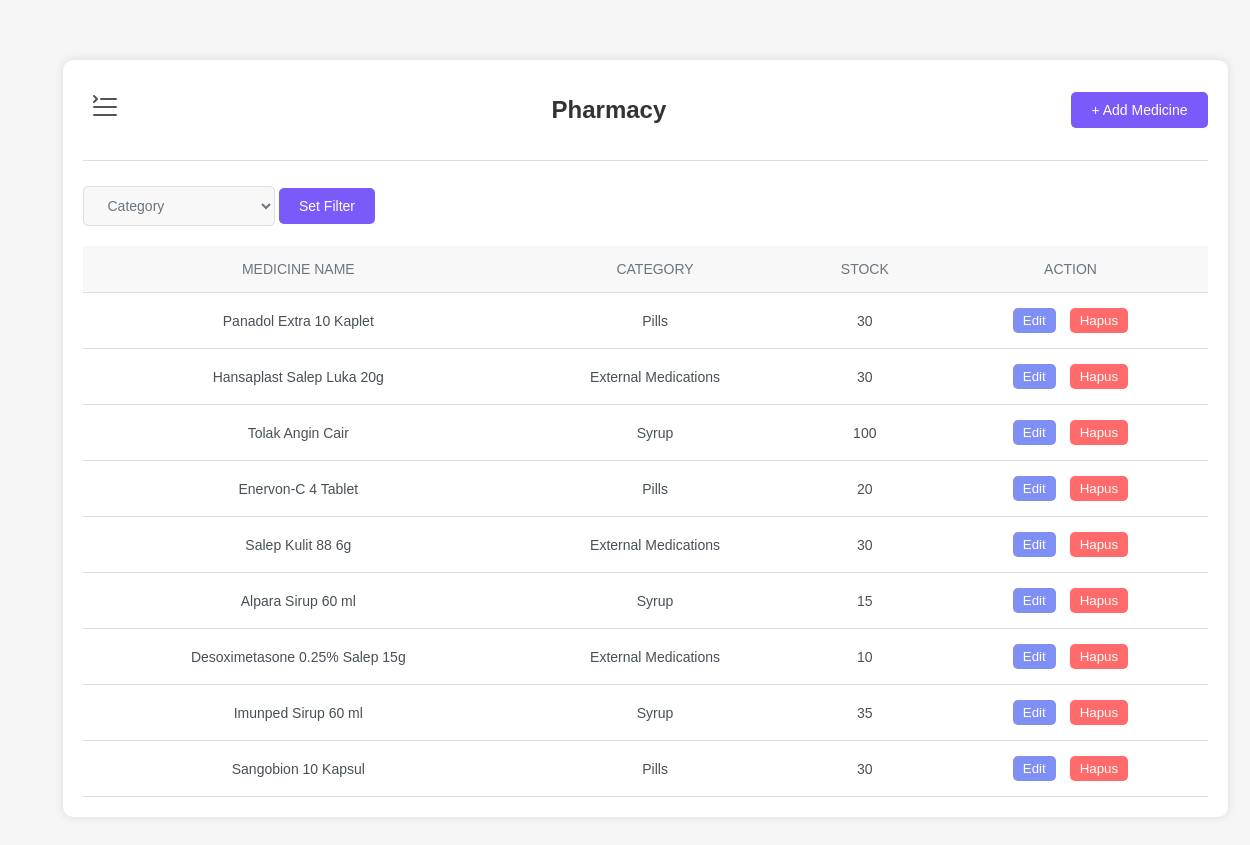
The app's page /Admin/Pharmacy/farmasi.php (signed in), older data.
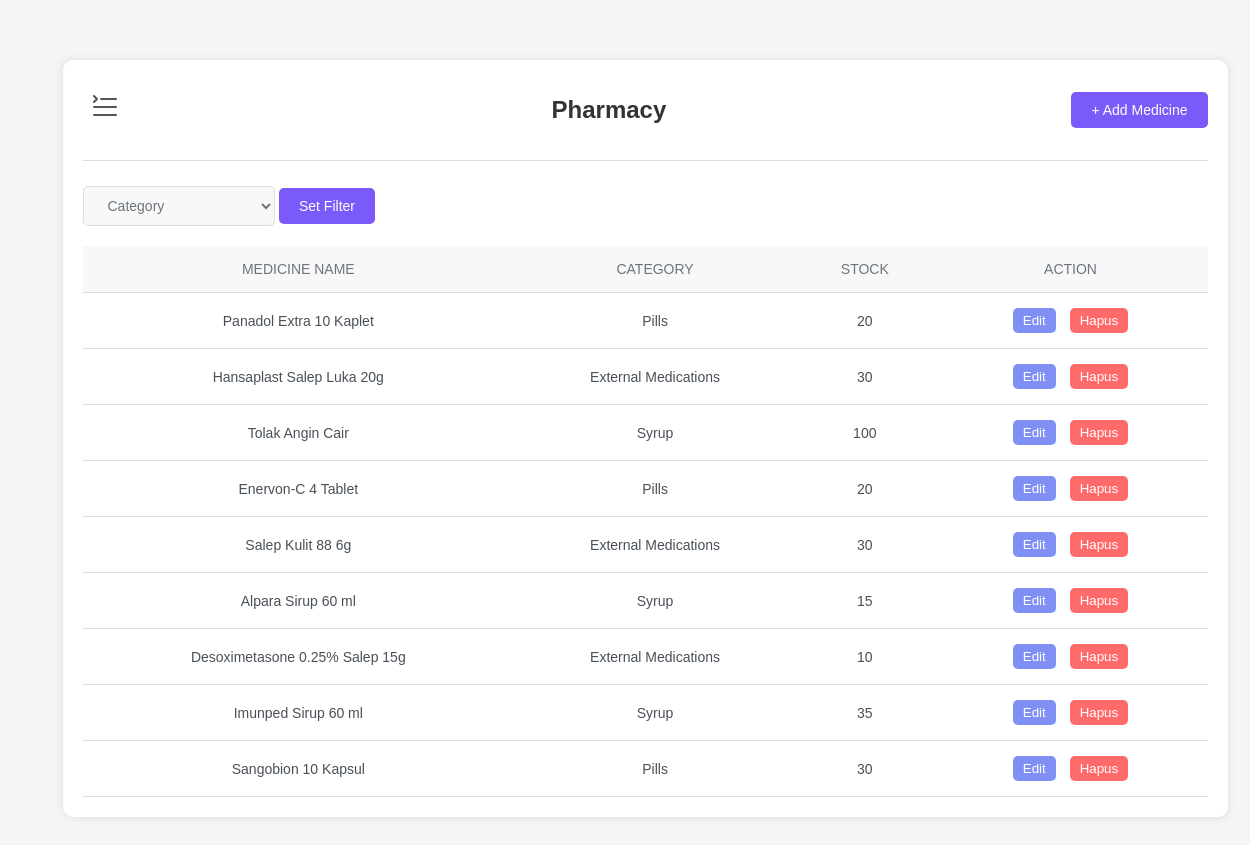
The same page, newer data.
### tables this page shows
CREATE TABLE `medicine` (
  `id` int(11) NOT NULL,
  `medname` varchar(100) NOT NULL,
  `category` enum('Pills','Syrup','External Medications') NOT NULL,
  `stock` int(11) NOT NULL,
  `deskripsi` varchar(255) NOT NULL,
  `harga` varchar(50) NOT NULL,
  `medgambar` varchar(50) NOT NULL
);

### Admin/Pharmacy/farmasi.php (the view, shortened to what this page needs)
<?php
$conn = mysqli_connect('localhost', 'root', '', 'db_klinik');
$temp = mysqli_query($conn, "SELECT * FROM medicine");
$hasil = mysqli_fetch_all($temp);
?>
<!DOCTYPE html>
<html lang="en">
<head>
    <link rel="stylesheet" href="farmasi.css">
</head>
<body>
    <div class="main-content">
        <div class="container">
            <div class="header">
                <button class="sidebar-toggle"><img src="../Dashboard/hamburger-sidebar.svg" alt=""></button>
                <h1>Pharmacy</h1>
                <button class="add-pdf" onclick="openForm()">+ Add Medicine</button>
            </div>
            <hr>
            <div class="category">
                <form method="post">
                    <select id="categoryFilter" name="filtername" class="category-button">
                        <option value="">Category</option>
                    </select>
                    <button name="filter" type="submit" class="filterbtn">Set Filter</button>
                </form>
            </div>
            <div id="tableContainer">
                <table>
                    <thead>
                        <tr>
                            <th>MEDICINE NAME</th>
                            <th>CATEGORY</th>
                            <th>STOCK</th>
                            <th>ACTION</th>
                        </tr>
                    </thead>
                    <tbody id="tableBody">
                        <?php foreach($hasil as $data) : ?>
                        <tr data-category="Syrup">
                            <td><?= $data[1]?></td>
                            <td><?= $data[2]?></td>
                            <td><?= $data[3]?></td>
                            <td>
                                <form action="edit.php" method="post" class="form-btn">
                                    <button type="submit" name="edit" class="btn btn-save">Edit</button>
                                    <button type="submit" name="hapus" class="btn btn-delete">Hapus</button>
                                </form>
                            </td>
                        </tr>
                        <?php endforeach?>
                    </tbody>
                </table>
            </div>
        </div>
    </div>
</body>
</html>

Row changes from the older to the newer data that the page shows:
changed medicine "Panadol Extra 10 Kaplet": stock "30" → "20"
